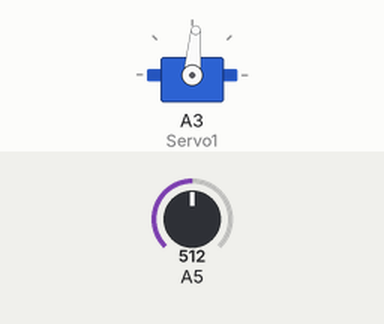
Recording of a sketch running on a simulated Arduino Uno, built with avr-gcc and run on an emulated ATmega328P. Parts: servo. Inputs (shaded band) come from the test bench; at power-on: A5 = 512. What the sketch prints to the serial monitor is not drawn.

Above: at 1.2 s.
1.3 s: A5 set to 716
At 2.5 s:
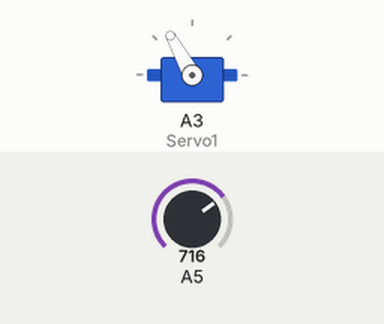
2.8 s: A5 set to 900
At 4.0 s:
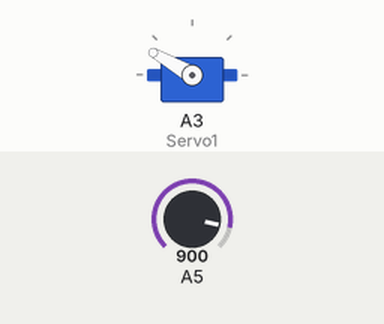
4.3 s: A5 set to 1023
At 5.1 s:
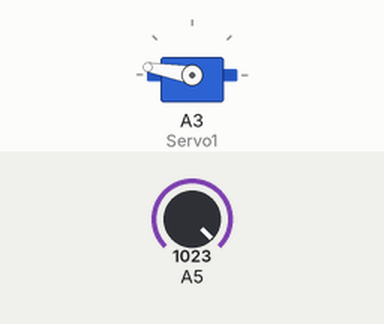
5.8 s: A5 set to 306
At 6.3 s:
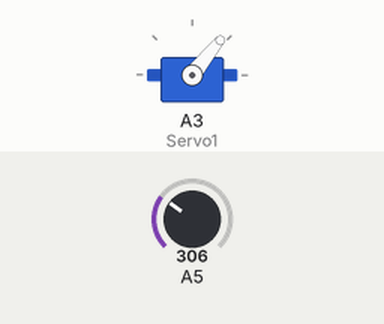
7.3 s: A5 set to 122
At 8.5 s:
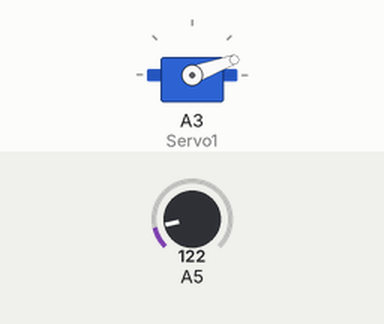
8.8 s: A5 set to 511
At 9.6 s:
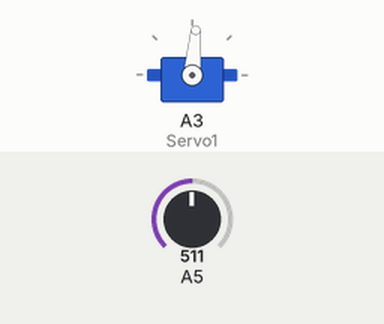
Timing chart, 0 to 11.3 s (numbered marks = the images above; inputs shaded):
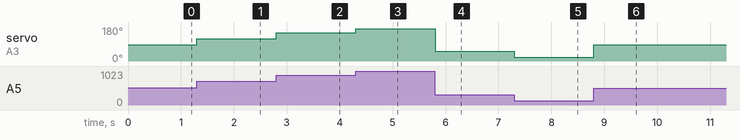

The sketch:

Servo_deg.ino
```cpp
#include <Servo.h>
Servo Servo1;

int power;

void setup() {
  pinMode (A5, INPUT);
  Serial.begin (9600);
  Servo1. attach (A3);
}

void loop() {
  power = analogRead(A5)/6;
  Servo1.write (power);
  Serial.println (power);
}
```

Measured:
- after the input at 1.3 s, servo on A3 (Servo1): 85° → 119° at once
- after the input at 2.8 s, servo on A3 (Servo1): 119° → 150° at once
- after the input at 4.3 s, servo on A3 (Servo1): 150° → 170° at once
- after the input at 5.8 s, servo on A3 (Servo1): 170° → 51° at once
- after the input at 7.3 s, servo on A3 (Servo1): 51° → 20° at once
- after the input at 8.8 s, servo on A3 (Servo1): 20° → 85° at once
